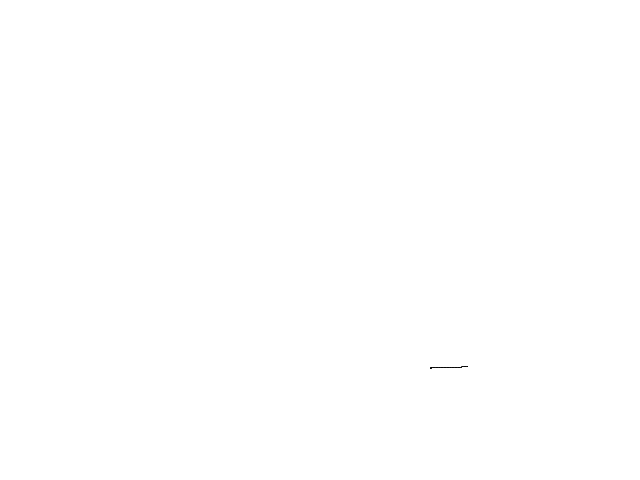
Frame 1 (no input)
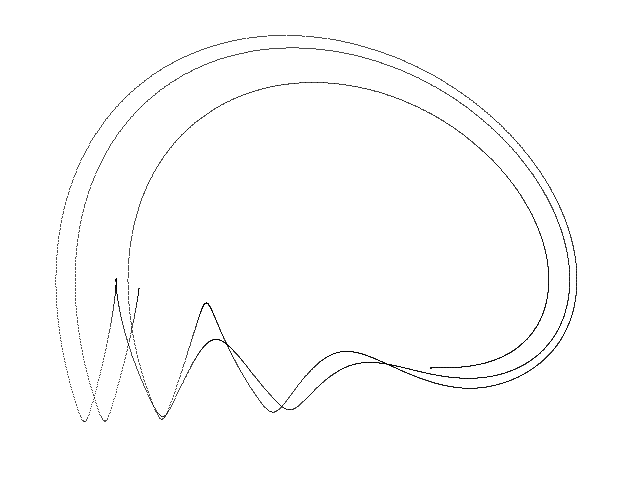
Frame 60 (the mouse pressed at the canvas centre just before this capture)
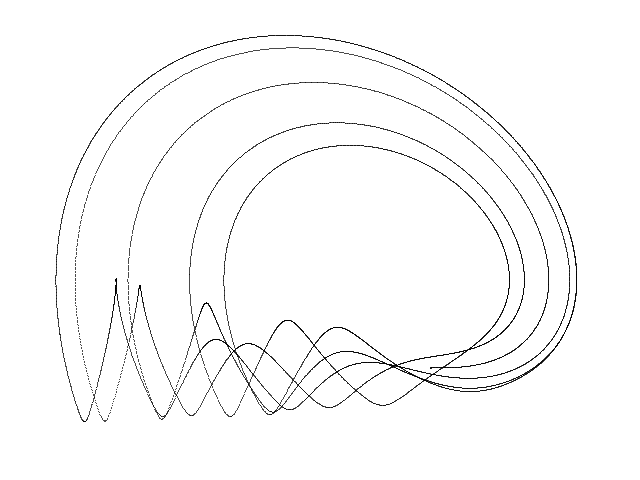
Frame 120 (the mouse held since frame 60 and released just before this capture)

The Processing sketch that drew these frames (run headless with seeded random() and noise(); from frame 60 on, the mouse is pressed at the canvas centre):

// Processing sketch: New_Jerk
// ── New_Jerk.pde
// New chaotic jerk system - J.C.Sprott //

  float x = 0.0;
  float y = 0.4;
  float z = 0.0;
  float dt = 0.005;
  float a = 0.026;
  float b = 0.000000001;


void setup() {
  
  size(640, 480);
  background(255);
  
}
 

void draw() {
  
  for (int i=0; i<100; i++) {
    
    float nx = x;
    float ny = y;
    float nz = z;
        
    x = nx + dt * (ny);
    y = ny + dt * (nz);
    z = nz + dt * (-nz - nx - b * (exp(ny / a) - 1.0));
  
    point(430 + (190 * x), 280 + (220 * y));

  }

}
